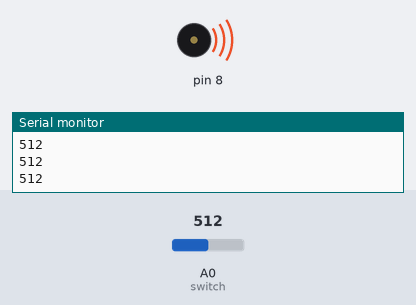
The sketch below on a simulated Arduino Uno, built with avr-gcc and run on an emulated ATmega328P. Parts: buzzer (waves = sounding), the last lines printed to the serial monitor. The test bench sets the inputs (shaded band); at power-on: A0 (switch) = 512.

Above: at 1.2 s.
1.3 s: A0 (switch) set to 494
At 1.7 s:
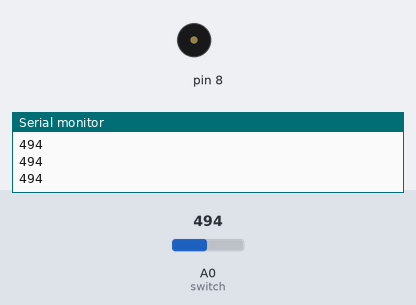
2.8 s: A0 (switch) set to 511
At 4.0 s:
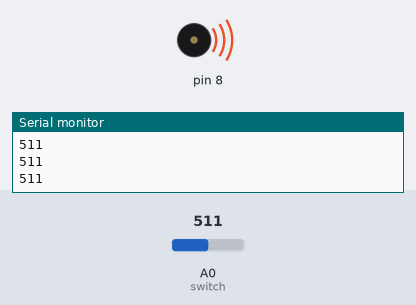
4.3 s: A0 (switch) set to 495
At 5.2 s:
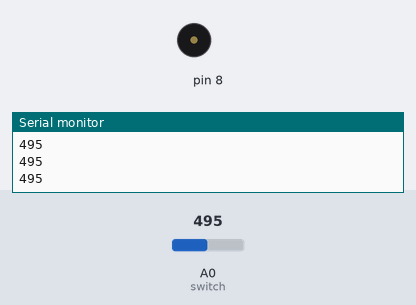
Timing chart, 0 to 7.3 s (numbered marks = the images above; inputs shaded):
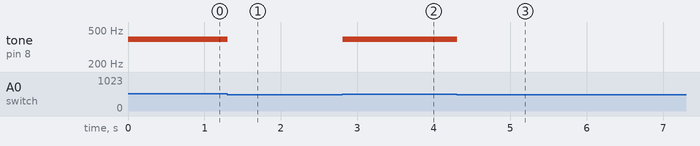

The sketch:

keyboard.ino
```cpp
/*
 *    This project serves as an introduction to the "resistor ladder" technique. It simulates a piano keyboard of 4 notes
 *  by using 4 switches connected in parallel to analog. Varying the resistance associated with each switch will create a
 *  different analog input for each switch pressed (and combination of switches pressed). We can then use a piezo and an
 *  if-else tree to play a specified note for each different switch. The user is also given the freedom to choose which
 *  notes he/she wants to be associated with each switch. Altering the global array "notes" will alter the notes played
 *  by the piezo using the "tone" function.
 *
 *    NOTE: Due to the slight variance between stated resistor values and actual resistance values, it may be necessary
 *    to alter the conditions of the if-else statement to make sure that each switch creates a note. We use the serial
 *    log to help debug any possible errors with this.
 *
 *
 *
 *  Author: Noah Wagnon
 *  Date Created: 09 May 2019
 *  Date Last Modified: 09 May 2019
 *
 */


//NOTE: User may choose frequency values to choose notes. Link to frequency chart: https://newt.phys.unsw.edu.au/jw/notes.html
int notes[] = {262, 330, 392, 523};

void setup() {
  //Opens up a serial log to help with debugging and program monitoring.
  Serial.begin(9600);

}

void loop() {
  int keyVal = analogRead(A0); //int that hold the current analog value. Will be 0 if no switch is pressed, and will vary otherwise.
  Serial.println(keyVal);

  //NOTE: The user may need to alter the if condition values, depending on his/her resistor accuracy.
  if(keyVal <= 1023 && keyVal >= 1015) tone(8, notes[0]);
  else if (keyVal >= 990 && keyVal <= 1010) tone(8, notes[1]);
  else if (keyVal >= 505 && keyVal <= 515) tone(8, notes[2]);
  else if (keyVal >= 5 && keyVal <= 10) tone(8, notes[3]);
  else noTone(8); //play nothing

}
```

Measured:
- the behaviour switches between 505 and 504 on A0 (switch) (found by bisection; images 0 and 1)
- after the input at 1.3 s, tone on pin 8: 392 Hz → silent at once
- after the input at 2.8 s, tone on pin 8: silent → 392 Hz at once
- after the input at 4.3 s, tone on pin 8: 392 Hz → silent at once
